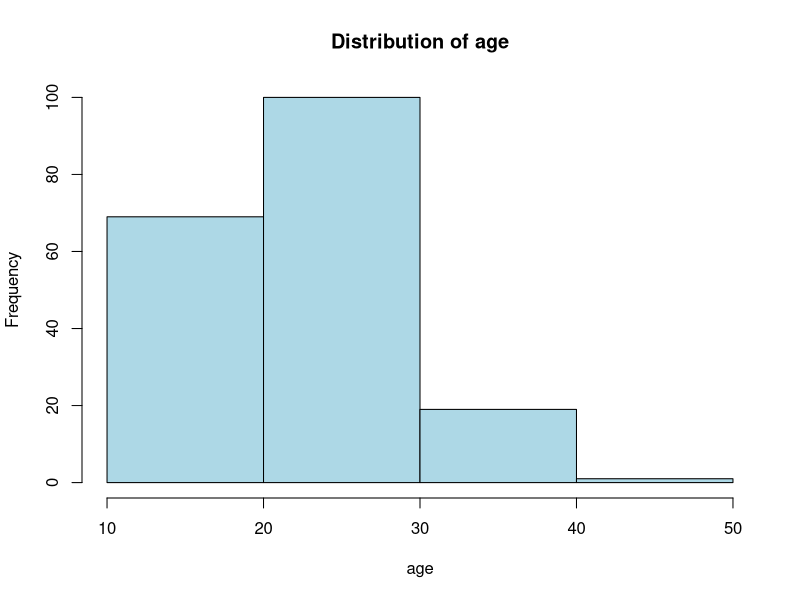
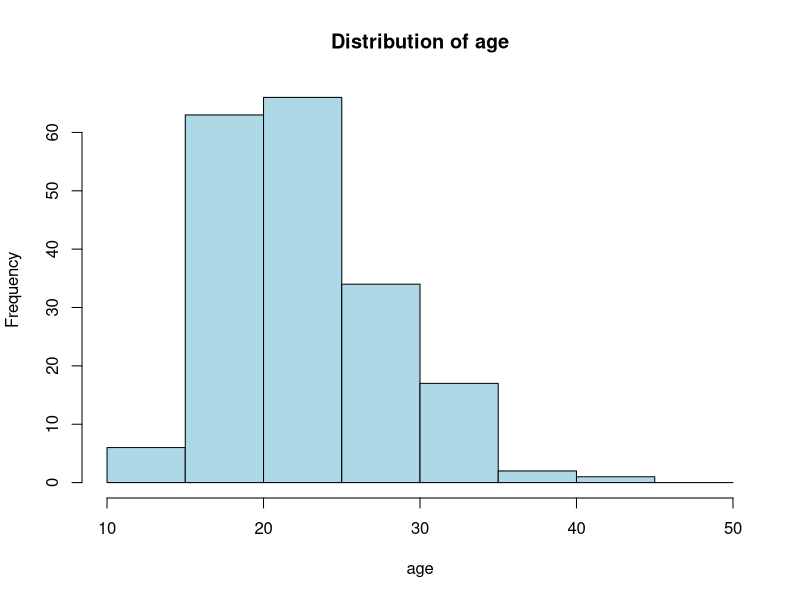
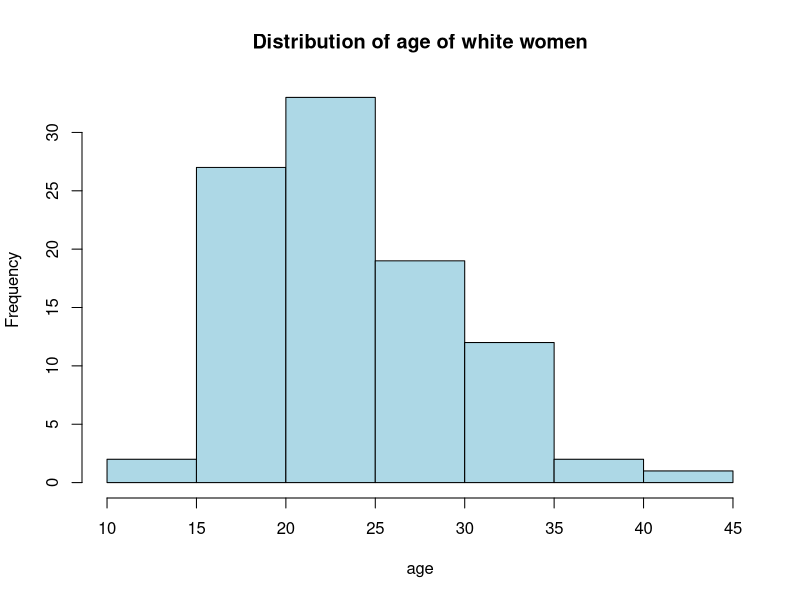
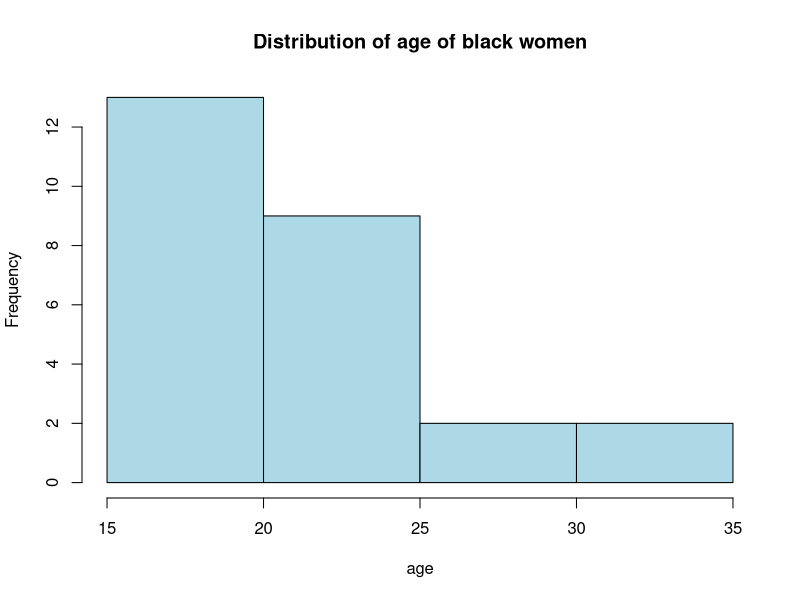
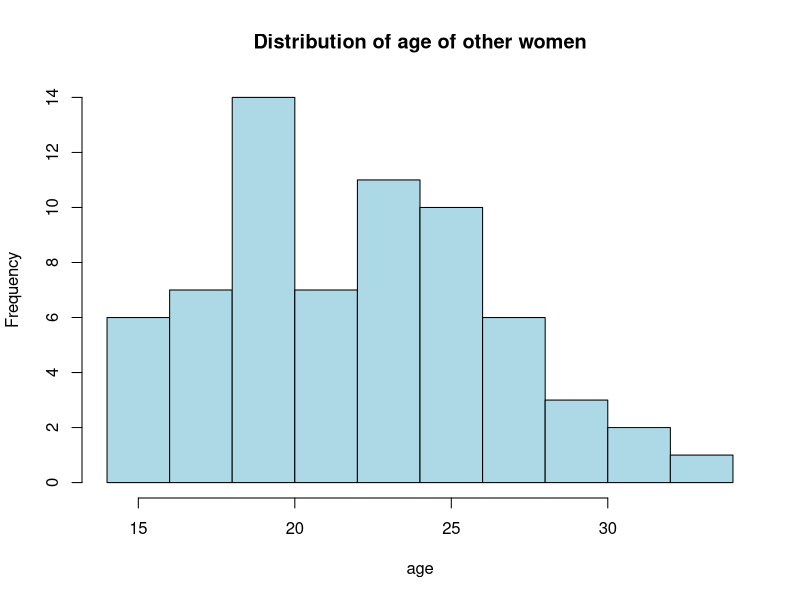
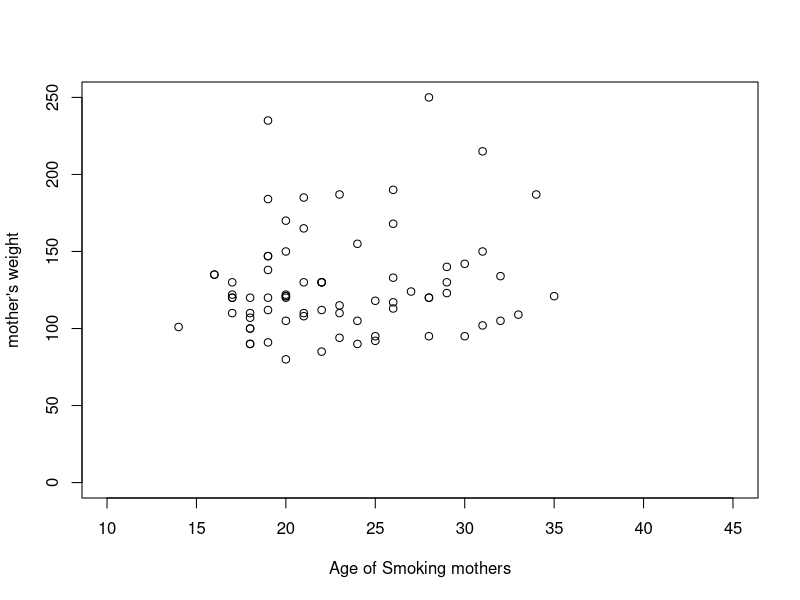
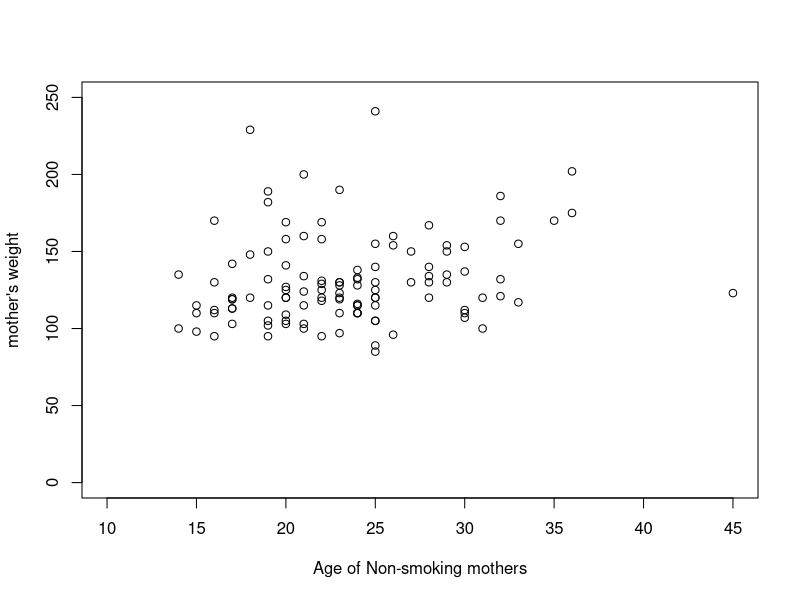
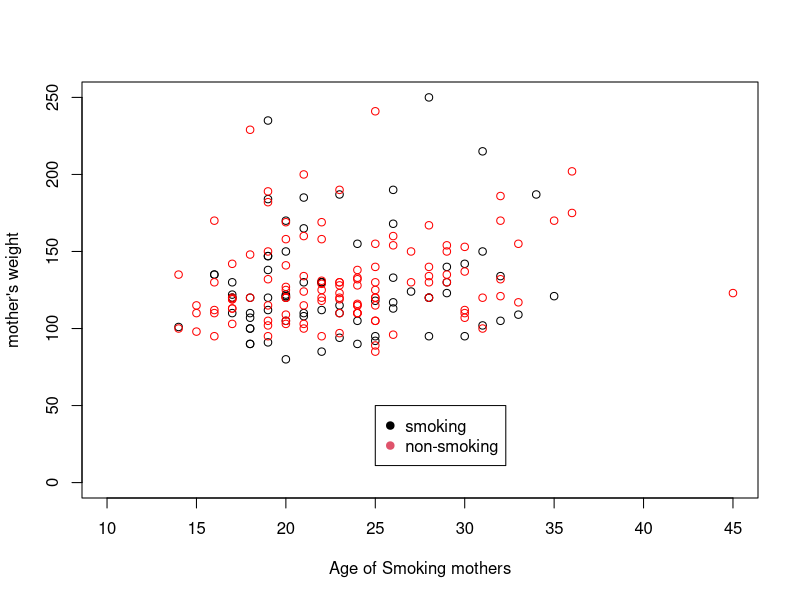

Reproduce these figures in R, in order.
## ---- chunk 1
knitr::opts_chunk$set(eval=T, echo=T)
solution <- FALSE


## ---- chunk 2
#Color Format
colFmt = function(x,color){
  outputFormat = knitr::opts_knit$get("rmarkdown.pandoc.to")
  if(outputFormat == 'latex')
    paste("\\textcolor{",color,"}{",x,"}",sep="")
  else if(outputFormat == 'html')
    paste("<font color='",color,"'>",x,"</font>",sep="")
  else
    x
}
## ---- chunk 3
# Loading library and dataset
library(MASS)
data(birthwt)
## ---- chunk 4
#statistical units are in rows in a datasets
nrow(birthwt)
## ---- chunk 5
#variables are in columns in a datasets
ncol(birthwt)
## ---- chunk 6
#note  that you can also use dim() to directly get the dimensions of the dataset
dim(birthwt)
# useful function are also head() which shows you the first 6 rows or tail() the last 6
head(birthwt)
## ---- chunk 7
# binary : low, smoke, ht, ui,
# nominal: race
# quantitative discrete: ptl, ftv
# quantitive continous: age, lwt, bwt
## ---- chunk 8
table(birthwt$low)
mean(birthwt$age)
## ---- chunk 9
# In this sample, the number of children in the "non-low" birth weight category (coded 0) and the "low" birth weight category (coded 1) is respectively:
table(birthwt$low)
# On average, the women of this sample are aged:
mean(birthwt$age)
# 50% of the women are younger(older) than: 
median(birthwt$age)
# Women may go several times to their physician durin the first trimester.
# But the average is:
mean(birthwt$ftv)
# While the median is:
median(birthwt$ftv)
# Overall the distribution is:
table(birthwt$ftv)
## ---- chunk 10
by(birthwt$bwt, birthwt$race, mean)
## ---- chunk 11
quantile(birthwt$bwt)
# Equivalent to 
quantile(birthwt$bwt, c(0.25, 0.5, 0.75))
# If you are interested in the 80th percentile :
quantile(birthwt$bwt, c(0.8))
## ---- chunk 12
by(birthwt$bwt, birthwt$race, IQR)
## ---- chunk 13
# range of baby weights per racial group
by(birthwt$bwt, birthwt$race,range)
# variance of baby weight per racial group
by(birthwt$bwt, birthwt$race,var)
# standard variation of baby weight per racial group
by(birthwt$bwt, birthwt$race,sd)
## ---- chunk 14
## For birth weight
mean(birthwt$bwt)
sd(birthwt$bwt)
median(birthwt$bwt)
IQR(birthwt$bwt)

## For women's weight
mean(birthwt$lwt)
sd(birthwt$lwt)
median(birthwt$lwt)
IQR(birthwt$lwt)
## ---- chunk 15
hist(birthwt$age, breaks=c(10,20,30,40,50) , 
  main="Distribution of age", xlab="age", ylab="Frequency", col="lightblue")
## ---- chunk 16
hist(birthwt$age,  breaks=c(10, 15, 20, 25, 30, 35, 40, 45, 50) , 
     main="Distribution of age", xlab="age", ylab="Frequency", col="lightblue")
## ---- chunk 17
white = subset(birthwt, race==1)
hist(white$age, main="Distribution of age of white women", 
     xlab="age", ylab="Frequency", col="lightblue")
## ---- chunk 18
black = subset(birthwt, race==2)
hist(black$age, main="Distribution of age of black women", 
     xlab="age", ylab="Frequency", col="lightblue")

other = subset(birthwt, race==3)
hist(other$age, main="Distribution of age of other women", 
     xlab="age", ylab="Frequency", col="lightblue")
## ---- chunk 19
smoker = subset(birthwt, smoke==1)
nonsmoker = subset(birthwt, smoke==0)
plot(smoker$age, smoker$lwt, xlab = "Age of Smoking mothers", ylab = "mother's weight", xlim=c(10,45), ylim=c(0,250))
plot(nonsmoker$age, nonsmoker$lwt, xlab = "Age of Non-smoking mothers", ylab = "mother's weight", xlim=c(10,45), ylim=c(0,250))

## Advanced plot: every thing in the same plot
plot(smoker$age, smoker$lwt, xlab = "Age of Smoking mothers", ylab = "mother's weight", 
     xlim=c(10,45), ylim=c(0,250))
points(nonsmoker$age, nonsmoker$lwt, col="red")
legend(25, 50,c("smoking","non-smoking"), pch=19, col = 1:2)
## ---- chunk 20
boxplot(bwt ~ race, data=birthwt, main="Distribution of baby weight by racial group")
## ---- chunk 21
boxplot(bwt ~ smoke, data=birthwt, main="Distribution of baby weight by women's smoking status")
## ---- chunk 22
# If you want to compute the proportion
propRace=prop.table(table(birthwt$race))
names(propRace)=c("white", "black", "other")
## ---- chunk 23
pie(c(0.51,0.14,0.35), labels = c("white 51%", "black 14%", "others 35%"))

# If you want to compute the proportion
propRace=prop.table(table(birthwt$race))
names(propRace)=c("white", "black", "other")
## ---- chunk 24
smoke2race = table(birthwt$smoke, birthwt$race)
prop.table(smoke2race, margin=1)
## ---- chunk 25
prop.table(smoke2race, margin=2)
## ---- chunk 26
summary(birthwt$lwt)
## ---- chunk 27
# using tercile
tercile = quantile(birthwt$lwt, c(0, 0.33, 0.66, 1))
lwtgroup1 = cut(birthwt$lwt, c(80,115,132,251), right=F)

# using apriori "physiological" knowledge 
lwtgroup2 = cut(birthwt$lwt, c(80, 110, 200, 251), right=F)
## ---- chunk 28
groupTercile = table(lwtgroup1, birthwt$race)
prop.table(groupTercile, margin=2)

groupPhy = table(lwtgroup2, birthwt$race)
prop.table(groupPhy, margin=2)
## ---- chunk 29
lwt2bwt33 = table(lwtgroup1, birthwt$low)
prop.table(lwt2bwt33, margin=2)

lwt2bwtPhy = table(lwtgroup2, birthwt$low)
prop.table(lwt2bwtPhy, margin=2)
